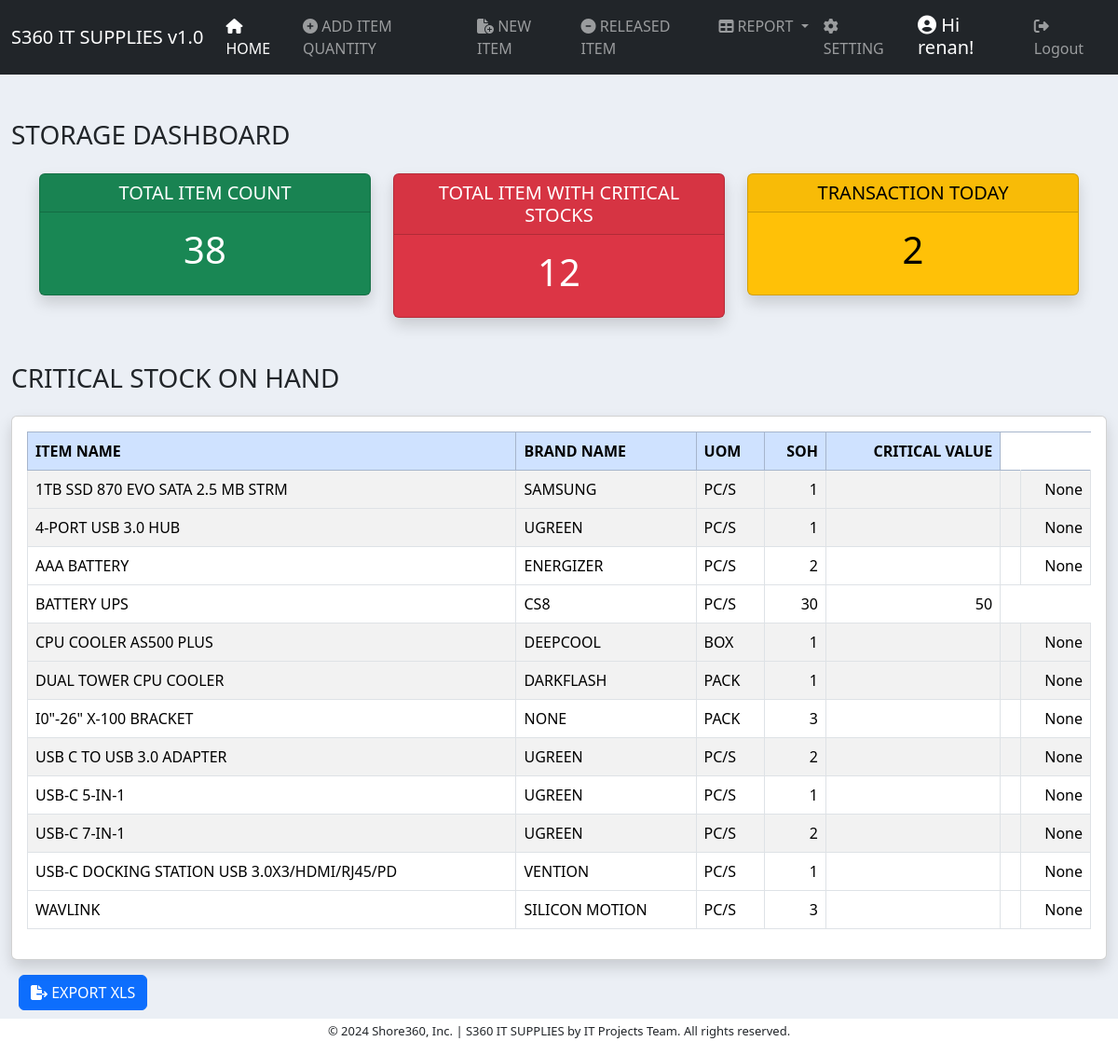
The page /dashboard/ (signed in) on the database its author committed.
### inventory/models.py (models this page shows, shortened)
class ItemBase(models.Model):
    item_name = models.CharField(max_length=200, null=True, blank=True)
    brand_name = models.CharField(max_length=200, null=True, blank=True)
    soh = models.IntegerField(null=True, blank=True)
    item_code = models.CharField(max_length=200, null=True, blank=True)
    date_added = models.DateTimeField(auto_now_add=True)
    remarks = models.CharField(max_length=50, null=True, blank=True)
    uom = models.ForeignKey(UOM, on_delete=models.CASCADE, null=True, blank=True)
    critical_value = models.IntegerField(null=True, blank=True)
    site = models.ForeignKey(Site, on_delete=models.CASCADE, null=True, blank=True)
    client_name = models.ForeignKey(Client, on_delete=models.CASCADE, null=True, blank=True)
    department_name = models.ForeignKey(Department, on_delete=models.CASCADE, null=True, blank=True)
    class Meta:
        ordering = ["item_name"]

class UOM(models.Model):
    uom = models.CharField(max_length=30)
    def __str__(self):
        return self.uom
    class Meta:
        ordering = ["uom"]

### dashboard/views.py (the view)
# urls.py: path('', views.dashboard_view, name='dashboard'),
@login_required
def dashboard_view(request):
    itembase = ItemBase.objects.all()
    item = Item.objects.all()
    item_count = itembase.count()
    critical_count = 0
    critical_list = []
    for critical in itembase:
        if critical.critical_value != 0:
            if critical.critical_value is not None:
                if critical.soh <= critical.critical_value:
                    critical_count += 1
                    critical_list.append(critical.id)
                    print(f"critical database = {critical.soh}")
                    print(f"critical assign = {critical.critical_value}")
            else:
                if critical.soh <= none_value:
                    critical_count += 1
                    critical_list.append(critical.id)
    print(critical_count)
    transaction_count = 0
    for transaction_date in item:
        if transaction_date.date_added.date() == datetime.datetime.now().date():
            transaction_count += 1
    context = {
        'item_count': item_count,
        'critical_count': critical_count,
        'none_value': none_value,
        'itembase': itembase,
        'transaction_count': transaction_count
    }
    return render(request, 'dashboard/dashboard_template.html', context)

### dashboard/templates/dashboard/dashboard_template.html (shortened to what this page needs)
{% extends 'base.html'  %}
{% block content %}
<div class="dasboard-title mt-5 pb-3">
    <h3>STORAGE DASHBOARD  </h3>
</div>
<div class="container text-center">
    <div class="row">
      <div class="col-4">
        <div class="card text-bg-success mb-3 shadow fade show">
            <h5 class="card-header">TOTAL ITEM COUNT</h5>
            <div class="card-body">
              <h1 class="card-title">{{ item_count }}</h1>
            </div>
          </div>
      </div>
      <div class="col-4">
        <div class="card text-bg-danger shadow fade show">
            <h5 class="card-header ">TOTAL ITEM WITH CRITICAL STOCKS</h5>
            <div class="card-body">
                <h1 class="card-title">{{ critical_count }}</h1>
            </div>
          </div>
      </div>
      <div class="col-4">
        <div class="card text-bg-warning mb-3 shadow fade show ">
            <h5 class="card-header">TRANSACTION TODAY</h5>
            <div class="card-body">
                <h1 class="card-title">{{ transaction_count }}</h1>
            </div>
          </div>
      </div>
    </div>
</div>
<div class="dasboard-title mt-5 pb-3">
    <h3>CRITICAL STOCK ON HAND </h3>
</div>
<div class="row">
    <div class="col-12">
          <div class="card card-body shadow fade show">
            <table class="table table-bordered table-hover table-striped">
                  <thead class="table-primary">
                    <tr>
                      <th scope="col">ITEM NAME</th>
                      <th scope="col">BRAND NAME</th>
                      <th scope="col">UOM</th>
                      <th scope="col" class="text-right">SOH</th>
                      <th scope="col" class="text-right">CRITICAL VALUE</th>
                    </tr>
                  </thead>
                  <tbody>
                    {% for item in itembase %}
                    <tr>
                      {% if item.critical_value != 0 %}
                        {% if item.critical_value > 0 %}
                          {% if item.soh <= item.critical_value %}
                            <td>{{ item.item_name }}</td>
                            <td>{{ item.brand_name }}</td>
                            <td>{{ item.uom }}</td>
                            <td class="item_soh text-right">{{ item.soh }}</td>
                            <td class="text-right">{{ item.critical_value }}</td>
                          {% endif %}
                        {% else %}
                          {% if item.soh <= none_value %}
                            <td>{{ item.item_name }}</td>
                            <td>{{ item.brand_name }}</td>
                            <td>{{ item.uom }}</td>
                            <td class="item_soh text-right">{{ item.soh }}</td>
                            <td class="text-right">{{ item.price }}</td>
                            <td class="text-right">{{ item.total_price }}</td>
                            <td class="text-right">{{ item.critical_value }}</td>
                          {% endif %}
                        {% endif %}
                      {% endif %}
                    </tr>
                    {% endfor %}
                  </tbody>
                </table>
          </div>
    </div>
</div>
<div class="pb-5">
  <a href="{% url 'critical_stock_excel_export' %}"><button class="btn btn-primary mt-3 ms-2"><i class="fa-solid fa-file-export"></i> EXPORT XLS</button></a>
</div>
{% endblock content %}

### templates/navbar.html (shortened to what this page needs)
<nav class="navbar navbar-expand-lg navbar-dark bg-dark">
    <div class="container-fluid">
      <a class="navbar-brand" href="">S360 IT SUPPLIES v1.0</a>
      {% if request.user.is_staff and request.user.is_superuser %}
      <div class="collapse navbar-collapse" id="navbarSupportedContent">
        <ul class="navbar-nav me-auto mb-2 mb-lg-0">
          <li class="nav-item">
            <a class="nav-link" aria-current="page" href="{% url 'dashboard' %}"><i class="fa-solid fa-house"></i> HOME</a>
          </li>
          <li class="nav-item">
            <a class="nav-link" href="{% url 'add_item' %}" ><i class="fa-solid fa-circle-plus"></i> ADD ITEM QUANTITY</a>
          </li>
          <li class="nav-item">
            <a class="nav-link" href="{% url 'new_item' %}" ><i class="fa-solid fa-file-circle-plus"></i> NEW ITEM</a>
          </li>
          <li class="nav-item">
            <a class="nav-link" href="{% url 'get_item' %}" ><i class="fa-solid fa-circle-minus"></i> RELEASED ITEM</a>
          </li>
          <li class="nav-item dropdown">
            <a class="nav-link dropdown-toggle" href="#" role="button" data-bs-toggle="dropdown" aria-expanded="false">
              <i class="fa-solid fa-table"></i>  REPORT
            </a>
          </li>
          <li class="nav-item">
            <a class="nav-link" href="/admin" ><i class="fa-solid fa-gear"></i> SETTING</a>
          </li>
        </ul>
        {% endif %}
        <ul class="navbar-nav ml-auto">
        {% if user.is_authenticated %}
        <h5 id="hi-name"><i class="fa-solid fa-circle-user"></i> Hi {{ user.username }}!</h5>
          <li class="nav-item">
            <a class="nav-link" href="{% url 'user-logout' %}" ><i class="fa-solid fa-right-from-bracket"></i> Logout</a>
          </li>
        {% endif %}
      </div>
    </div>
  </nav>

### static/style.css (style rules this page uses)
#hi-name { color: white; padding-top: 7px; padding-left: 12px; padding-right: 10px; }
body { background-color: #ebeff5; }
.text-right { text-align: right }
.text-center { text-align: center }

### rows shown on the page
ItemBase: item_name "1TB SSD 870 EVO SATA 2.5 MB STRM", brand_name "SAMSUNG", uom "PC/S", soh "1", critical_value "None"
ItemBase: item_name "4-PORT USB 3.0 HUB", brand_name "UGREEN", uom "PC/S", soh "1", critical_value "None"
ItemBase: item_name "AAA BATTERY", brand_name "ENERGIZER", uom "PC/S", soh "2", critical_value "None"
ItemBase: item_name "BATTERY UPS", brand_name "CS8", uom "PC/S", soh "30", critical_value "50"
ItemBase: item_name "CPU COOLER AS500 PLUS", brand_name "DEEPCOOL", uom "BOX", soh "1", critical_value "None"
ItemBase: item_name "DUAL TOWER CPU COOLER", brand_name "DARKFLASH", uom "PACK", soh "1", critical_value "None"
ItemBase: item_name "I0\"-26\" X-100 BRACKET", brand_name "NONE", uom "PACK", soh "3", critical_value "None"
ItemBase: item_name "USB C TO USB 3.0 ADAPTER", brand_name "UGREEN", uom "PC/S", soh "2", critical_value "None"
ItemBase: item_name "USB-C 5-IN-1", brand_name "UGREEN", uom "PC/S", soh "1", critical_value "None"
ItemBase: item_name "USB-C 7-IN-1", brand_name "UGREEN", uom "PC/S", soh "2", critical_value "None"
ItemBase: item_name "USB-C DOCKING STATION USB 3.0X3/HDMI/RJ45/PD", brand_name "VENTION", uom "PC/S", soh "1", critical_value "None"
ItemBase: item_name "WAVLINK", brand_name "SILICON MOTION", uom "PC/S", soh "3", critical_value "None"

### other values the page prints
{{ user.username }} "renan"
{{ item_count }} "38"
{{ critical_count }} "12"
{{ transaction_count }} "2"
